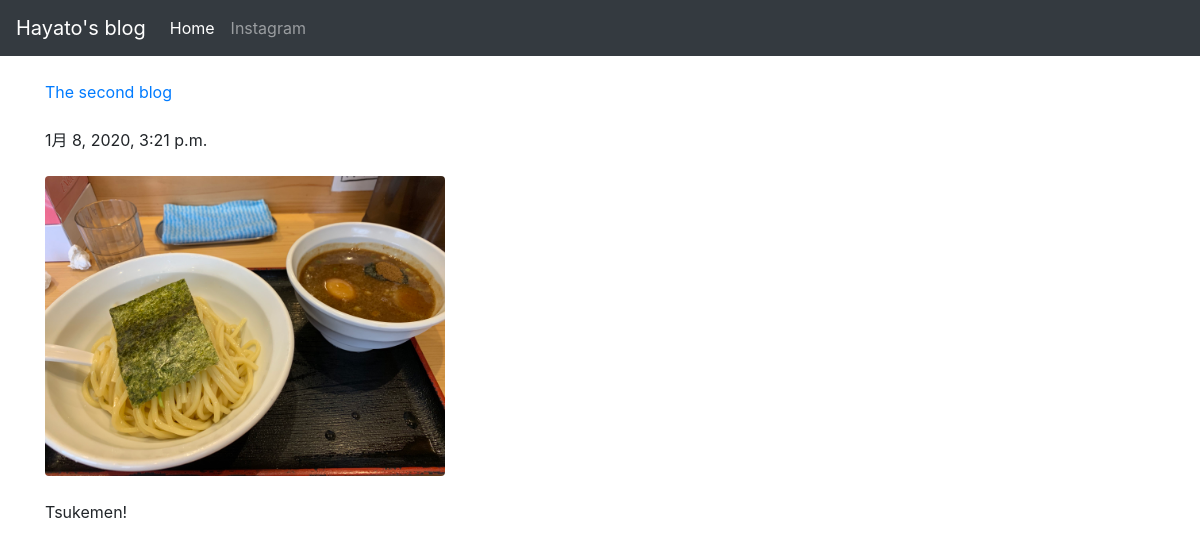
Page /posts/2/ on the committed database.
### posts/models.py (models this page shows, shortened)
class Post(models.Model):
    title = models.CharField(max_length=100)
    published = models.DateTimeField()
    image = models.ImageField(upload_to='media/')
    body = models.TextField()

### posts/views.py (the view)
# urls.py: url(r'^posts/(?P<post_id>[0-9]+)/$', views.post_detail, name='post_detail')
def post_detail(request, post_id):
    post = get_object_or_404(Post, pk=post_id)
    return render(request, 'posts/post_detail.html', {'post':post})

### posts/templates/posts/post_detail.html (shortened to what this page needs)
<!DOCTYPE html>
<html lang = "ja-jp">
<head>
    <link rel="stylesheet" href="https://stackpath.bootstrapcdn.com/bootstrap/4.4.1/css/bootstrap.min.css">
</head>
<body>
  <nav class="navbar navbar-expand-lg navbar-dark bg-dark">
  <a class="navbar-brand" href="#">Hayato's blog</a>
  <div class="collapse navbar-collapse" id="navbarSupportedContent">
    <ul class="navbar-nav mr-auto">
      <li class="nav-item active">
        <a class="nav-link" href="#">Home <span class="sr-only">(current)</span></a>
      </li>
      <li class="nav-item">
        <a class="nav-link" href="https://www.instagram.com/haya_washi/?hl=ja">Instagram</a>
      </li>
    </ul>
  </div>
</nav>
  <div class = "container">
<br />
    <a href = "{% url 'post_detail' post.id %}">{{ post.title }}</a>
    <br /><br />
    {{ post.published }}
    <br /><br />
    <img src="{{ post.image.url }}" class="img-fluid rounded" style="max-height: 300px;" />
    <br /><br />
    {{ post.body }}
    <br /><br />
</div>
</body>
</html>

### rows in the picture
Post: title "The second blog", published "1月 8, 2020, 3:21 p.m.", image (picture), body "Tsukemen!"
